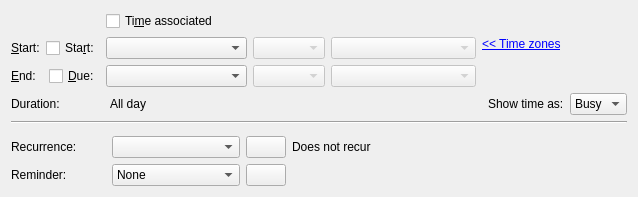
<?xml version="1.0" encoding="UTF-8"?>
<ui version="4.0">
 <class>IncidenceDateTimeEditor</class>
 <widget class="QWidget" name="IncidenceDateTimeEditor">
  <property name="geometry">
   <rect>
    <x>0</x>
    <y>0</y>
    <width>638</width>
    <height>191</height>
   </rect>
  </property>
  <property name="whatsThis">
   <string notr="true"/>
  </property>
  <layout class="QGridLayout" name="gridLayout">
   <item row="0" column="2" colspan="3">
    <widget class="QCheckBox" name="mHasTimeCheck">
     <property name="whatsThis">
      <string>Set if this to-do's start and due dates have times associated with them.</string>
     </property>
     <property name="text">
      <string>Ti&amp;me associated</string>
     </property>
    </widget>
   </item>
   <item row="1" column="0" colspan="2">
    <layout class="QHBoxLayout" name="horizontalLayout_6">
     <item>
      <widget class="QLabel" name="mStartLabel">
       <property name="sizePolicy">
        <sizepolicy hsizetype="Minimum" vsizetype="Preferred">
         <horstretch>0</horstretch>
         <verstretch>0</verstretch>
        </sizepolicy>
       </property>
       <property name="text">
        <string>&amp;Start:</string>
       </property>
       <property name="buddy">
        <cstring>mStartDateEdit</cstring>
       </property>
      </widget>
     </item>
     <item>
      <widget class="QCheckBox" name="mStartCheck">
       <property name="whatsThis">
        <string>Sets the start date for this to-do</string>
       </property>
       <property name="text">
        <string extracomment="@option:check to-do start datetime">Sta&amp;rt:</string>
       </property>
      </widget>
     </item>
    </layout>
   </item>
   <item row="1" column="2" colspan="3">
    <widget class="KPIM::KDateEdit" name="mStartDateEdit">
     <property name="sizePolicy">
      <sizepolicy hsizetype="Minimum" vsizetype="Fixed">
       <horstretch>0</horstretch>
       <verstretch>0</verstretch>
      </sizepolicy>
     </property>
     <property name="toolTip">
      <string extracomment="@info:tooltip">Set the start date</string>
     </property>
     <property name="whatsThis">
      <string extracomment="@info:whatsthis">Sets the start date for this to-do</string>
     </property>
    </widget>
   </item>
   <item row="1" column="5" colspan="2">
    <widget class="KPIM::KTimeEdit" name="mStartTimeEdit">
     <property name="enabled">
      <bool>false</bool>
     </property>
     <property name="whatsThis">
      <string>Sets the start time for this to-do.</string>
     </property>
    </widget>
   </item>
   <item row="1" column="7">
    <widget class="KPIM::KTimeZoneComboBox" name="mTimeZoneComboStart">
     <property name="enabled">
      <bool>false</bool>
     </property>
     <property name="sizePolicy">
      <sizepolicy hsizetype="MinimumExpanding" vsizetype="Fixed">
       <horstretch>0</horstretch>
       <verstretch>0</verstretch>
      </sizepolicy>
     </property>
     <property name="whatsThis">
      <string extracomment="@info:whatsthis">Select the timezone for this event. It will also affect recurrences</string>
     </property>
    </widget>
   </item>
   <item row="1" column="8">
    <widget class="QLabel" name="mTimeZoneLabel">
     <property name="sizePolicy">
      <sizepolicy hsizetype="MinimumExpanding" vsizetype="Preferred">
       <horstretch>0</horstretch>
       <verstretch>0</verstretch>
      </sizepolicy>
     </property>
     <property name="font">
      <font>
       <underline>false</underline>
      </font>
     </property>
     <property name="text">
      <string>&lt;a href=&quot;hide&quot;&gt;&lt;font color='blue'&gt;&amp;lt;&amp;lt; Time zones&lt;/font&gt;&lt;/a&gt;</string>
     </property>
     <property name="textFormat">
      <enum>Qt::RichText</enum>
     </property>
     <property name="alignment">
      <set>Qt::AlignLeading|Qt::AlignLeft|Qt::AlignTop</set>
     </property>
    </widget>
   </item>
   <item row="2" column="0" colspan="2">
    <layout class="QHBoxLayout" name="horizontalLayout">
     <item>
      <widget class="QLabel" name="mEndLabel">
       <property name="sizePolicy">
        <sizepolicy hsizetype="Minimum" vsizetype="Preferred">
         <horstretch>0</horstretch>
         <verstretch>0</verstretch>
        </sizepolicy>
       </property>
       <property name="text">
        <string>&amp;End:</string>
       </property>
       <property name="buddy">
        <cstring>mEndDateEdit</cstring>
       </property>
      </widget>
     </item>
     <item>
      <widget class="QCheckBox" name="mEndCheck">
       <property name="whatsThis">
        <string>Sets the due date for this to-do.</string>
       </property>
       <property name="text">
        <string extracomment="to-do due datetime">&amp;Due:</string>
       </property>
      </widget>
     </item>
    </layout>
   </item>
   <item row="2" column="2" colspan="3">
    <widget class="KPIM::KDateEdit" name="mEndDateEdit">
     <property name="sizePolicy">
      <sizepolicy hsizetype="Minimum" vsizetype="Fixed">
       <horstretch>0</horstretch>
       <verstretch>0</verstretch>
      </sizepolicy>
     </property>
     <property name="whatsThis">
      <string>Sets the due date for this to-do.</string>
     </property>
    </widget>
   </item>
   <item row="2" column="5" colspan="2">
    <widget class="KPIM::KTimeEdit" name="mEndTimeEdit">
     <property name="enabled">
      <bool>false</bool>
     </property>
     <property name="whatsThis">
      <string>Sets the due time for this to-do.</string>
     </property>
    </widget>
   </item>
   <item row="2" column="7">
    <widget class="KPIM::KTimeZoneComboBox" name="mTimeZoneComboEnd">
     <property name="enabled">
      <bool>false</bool>
     </property>
     <property name="sizePolicy">
      <sizepolicy hsizetype="MinimumExpanding" vsizetype="Fixed">
       <horstretch>0</horstretch>
       <verstretch>0</verstretch>
      </sizepolicy>
     </property>
     <property name="whatsThis">
      <string extracomment="@info:whatsthis">Select the timezone for this event. It will also affect recurrences</string>
     </property>
    </widget>
   </item>
   <item row="3" column="0" colspan="2">
    <widget class="QLabel" name="label">
     <property name="text">
      <string>Duration:</string>
     </property>
    </widget>
   </item>
   <item row="3" column="2" colspan="7">
    <layout class="QHBoxLayout" name="horizontalLayout_3">
     <property name="leftMargin">
      <number>4</number>
     </property>
     <item>
      <widget class="QLabel" name="mDurationLabel">
       <property name="text">
        <string>All day</string>
       </property>
       <property name="alignment">
        <set>Qt::AlignRight|Qt::AlignTrailing|Qt::AlignVCenter</set>
       </property>
      </widget>
     </item>
     <item>
      <spacer name="horizontalSpacer_3">
       <property name="orientation">
        <enum>Qt::Horizontal</enum>
       </property>
       <property name="sizeHint" stdset="0">
        <size>
         <width>40</width>
         <height>20</height>
        </size>
       </property>
      </spacer>
     </item>
     <item>
      <widget class="QLabel" name="mFreeBusyLabel">
       <property name="text">
        <string>Show time as:</string>
       </property>
      </widget>
     </item>
     <item>
      <widget class="QComboBox" name="mFreeBusyCombo">
       <property name="toolTip">
        <string extracomment="@info:tooltip">Set this event as Busy or Free time</string>
       </property>
       <item>
        <property name="text">
         <string extracomment="@item:inlistbox show event as busy time">Busy</string>
        </property>
       </item>
       <item>
        <property name="text">
         <string extracomment="@item:inlistbox show event as free time">Free</string>
        </property>
       </item>
      </widget>
     </item>
    </layout>
   </item>
   <item row="8" column="3">
    <widget class="KComboBox" name="mRecurrenceCombo">
     <property name="sizePolicy">
      <sizepolicy hsizetype="Minimum" vsizetype="Fixed">
       <horstretch>0</horstretch>
       <verstretch>0</verstretch>
      </sizepolicy>
     </property>
    </widget>
   </item>
   <item row="8" column="4" colspan="2">
    <widget class="QPushButton" name="mRecurrenceEditButton">
     <property name="sizePolicy">
      <sizepolicy hsizetype="Fixed" vsizetype="Fixed">
       <horstretch>0</horstretch>
       <verstretch>0</verstretch>
      </sizepolicy>
     </property>
     <property name="text">
      <string/>
     </property>
    </widget>
   </item>
   <item row="8" column="6" colspan="2">
    <widget class="QLabel" name="mRecurrenceLabel">
     <property name="text">
      <string>Does not recur</string>
     </property>
    </widget>
   </item>
   <item row="7" column="8" rowspan="2">
    <spacer name="horizontalSpacer">
     <property name="orientation">
      <enum>Qt::Horizontal</enum>
     </property>
     <property name="sizeHint" stdset="0">
      <size>
       <width>40</width>
       <height>20</height>
      </size>
     </property>
    </spacer>
   </item>
   <item row="9" column="0" colspan="2">
    <widget class="QLabel" name="label_2">
     <property name="text">
      <string>Reminder:</string>
     </property>
    </widget>
   </item>
   <item row="9" column="3">
    <widget class="KComboBox" name="mReminderCombo">
     <property name="sizePolicy">
      <sizepolicy hsizetype="Fixed" vsizetype="Fixed">
       <horstretch>0</horstretch>
       <verstretch>0</verstretch>
      </sizepolicy>
     </property>
     <item>
      <property name="text">
       <string>None</string>
      </property>
     </item>
     <item>
      <property name="text">
       <string>5 minutes before</string>
      </property>
     </item>
     <item>
      <property name="text">
       <string>10 minutes before</string>
      </property>
     </item>
     <item>
      <property name="text">
       <string>15 minutes before</string>
      </property>
     </item>
     <item>
      <property name="text">
       <string>30 minutes before</string>
      </property>
     </item>
     <item>
      <property name="text">
       <string>45 minutes before</string>
      </property>
     </item>
     <item>
      <property name="text">
       <string>1 day before</string>
      </property>
     </item>
     <item>
      <property name="text">
       <string>2 days before</string>
      </property>
     </item>
     <item>
      <property name="text">
       <string>5 days before</string>
      </property>
     </item>
     <item>
      <property name="text">
       <string>1 week before</string>
      </property>
     </item>
     <item>
      <property name="text">
       <string>Custom</string>
      </property>
     </item>
    </widget>
   </item>
   <item row="9" column="4" colspan="2">
    <widget class="QPushButton" name="mReminderEditButton">
     <property name="sizePolicy">
      <sizepolicy hsizetype="Fixed" vsizetype="Fixed">
       <horstretch>0</horstretch>
       <verstretch>0</verstretch>
      </sizepolicy>
     </property>
     <property name="text">
      <string/>
     </property>
    </widget>
   </item>
   <item row="9" column="8">
    <spacer name="horizontalSpacer_2">
     <property name="orientation">
      <enum>Qt::Horizontal</enum>
     </property>
     <property name="sizeHint" stdset="0">
      <size>
       <width>89</width>
       <height>22</height>
      </size>
     </property>
    </spacer>
   </item>
   <item row="5" column="0" colspan="9">
    <widget class="Line" name="line">
     <property name="orientation">
      <enum>Qt::Horizontal</enum>
     </property>
    </widget>
   </item>
   <item row="8" column="0">
    <widget class="QLabel" name="label_4">
     <property name="text">
      <string>Recurrence:</string>
     </property>
    </widget>
   </item>
  </layout>
 </widget>
 <customwidgets>
  <customwidget>
   <class>KPIM::KTimeZoneComboBox</class>
   <extends>KComboBox</extends>
   <header>libkdepim/ktimezonecombobox.h</header>
  </customwidget>
  <customwidget>
   <class>KPIM::KTimeEdit</class>
   <extends>QComboBox</extends>
   <header>libkdepim/ktimeedit.h</header>
  </customwidget>
  <customwidget>
   <class>KPIM::KDateEdit</class>
   <extends>QComboBox</extends>
   <header>libkdepim/kdateedit.h</header>
  </customwidget>
  <customwidget>
   <class>KComboBox</class>
   <extends>QComboBox</extends>
   <header>kcombobox.h</header>
  </customwidget>
 </customwidgets>
 <resources/>
 <connections/>
</ui>
